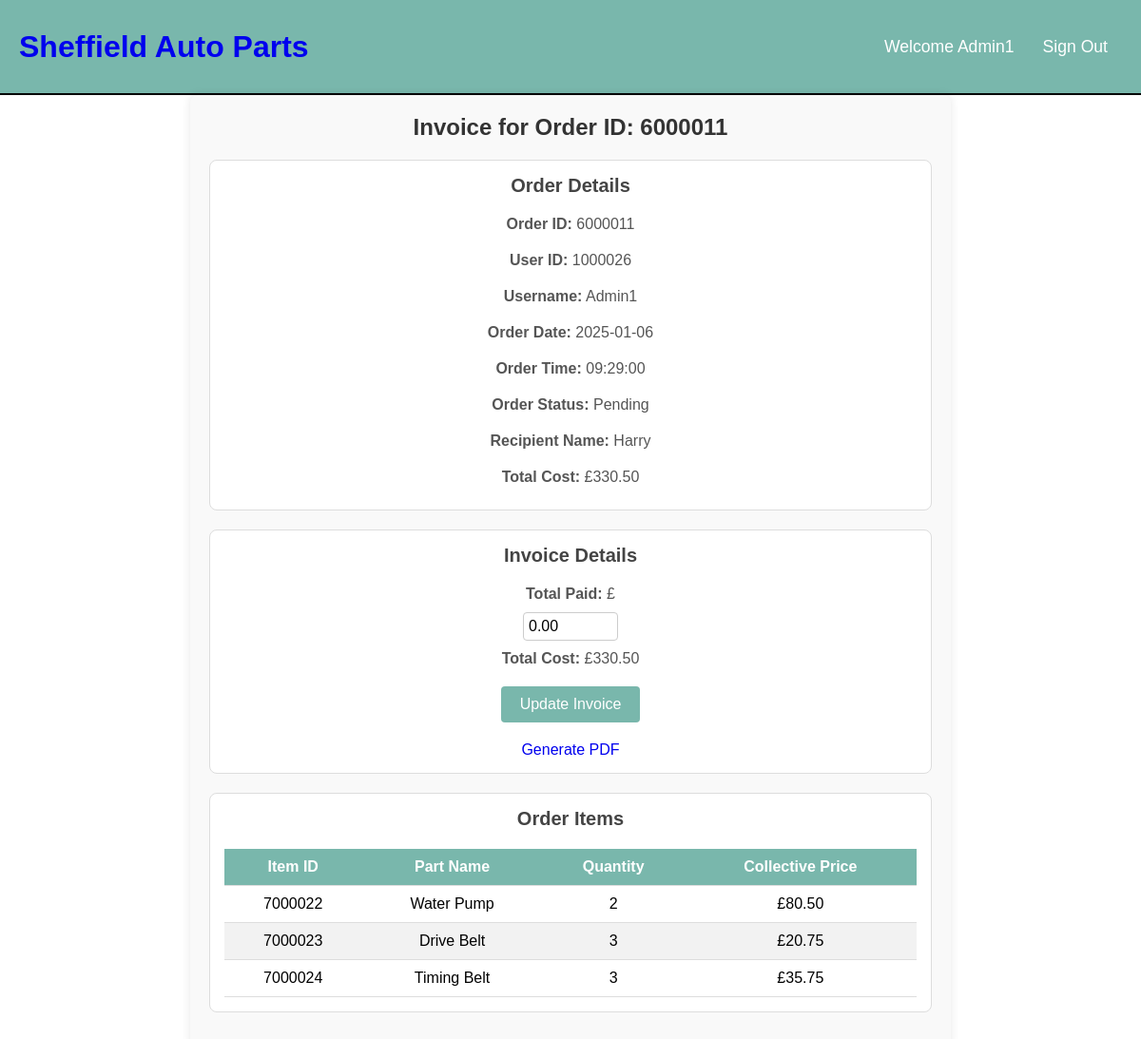
Screenshot of /view_invoice.php?order_id=6000011 (signed in) with the database file from the repository.
### tables this page shows
CREATE TABLE `users` (
  `user_id` int(11) NOT NULL,
  `username` varchar(50) NOT NULL,
  `password` varchar(255) NOT NULL,
  `email` varchar(99) NOT NULL,
  `role` varchar(20) NOT NULL,
  `active` tinyint(1) DEFAULT 1
);

CREATE TABLE `orders` (
  `order_id` int(11) NOT NULL,
  `order_date` date NOT NULL,
  `order_time` time NOT NULL,
  `order_status` varchar(20) NOT NULL,
  `recipient_name` varchar(255) DEFAULT NULL,
  `total_cost` decimal(10,2) NOT NULL,
  `user_id` int(11) NOT NULL
);

CREATE TABLE `invoices` (
  `invoice_id` int(11) NOT NULL,
  `order_id` int(11) NOT NULL,
  `invoice_date` date NOT NULL,
  `invoice_time` time NOT NULL,
  `total_due` decimal(10,2) NOT NULL,
  `status` tinyint(1) NOT NULL,
  `total_paid` decimal(10,2) NOT NULL DEFAULT 0.00
);

CREATE TABLE `order_items` (
  `order_item_id` int(11) NOT NULL,
  `order_id` int(11) NOT NULL,
  `part_id` int(11) NOT NULL,
  `order_quantity` int(11) NOT NULL,
  `order_price` decimal(10,2) NOT NULL
);

CREATE TABLE `parts` (
  `part_id` int(11) NOT NULL,
  `part_name` varchar(100) NOT NULL,
  `description` varchar(255) NOT NULL,
  `genre` varchar(30) NOT NULL,
  `manufacturer` varchar(100) NOT NULL,
  `unit_price` decimal(10,2) NOT NULL,
  `quantity_in_stock` int(11) NOT NULL,
  `reorder_level` int(11) NOT NULL,
  `supplier_id` int(11) NOT NULL,
  `branch_id` int(11) DEFAULT NULL
);

### include/functions.php (called while the page is built, shortened)
<?php
function check_login($con){
  if(isset($_SESSION['user_id'])){
    $users_id = $_SESSION['user_id'];
    $check_login_query = "SELECT * FROM users WHERE user_id = '$users_id'";
    $logged_in_result = mysqli_query($con,$check_login_query);
    if($logged_in_result && mysqli_num_rows($logged_in_result) === 1){
      $user_data = mysqli_fetch_assoc($logged_in_result);
      return $user_data;
    }
  }
}
?>

### include/init.php (called while the page is built, shortened)
<?php
include('include/connection.php');
include('include/functions.php');
$user_data = check_login($con);
?>

### view_invoice.php (the view, shortened to what this page needs)
<?php
include('include/init.php');
$order_id = isset($_GET['order_id']) ? intval($_GET['order_id']) : 0;
$order_sql = "SELECT
                orders.order_id,
                orders.user_id,
                orders.order_date,
                orders.order_time,
                orders.total_cost,
                orders.order_status,
                orders.recipient_name,
                users.username
              FROM
                orders
              LEFT JOIN
                users
              ON
                orders.user_id = users.user_id
              WHERE
                orders.order_id = ?";
$order_stmt = $con->prepare($order_sql);
$order_stmt->bind_param('i', $order_id);
$order_stmt->execute();
$order_result = $order_stmt->get_result();
$order = $order_result->fetch_assoc();
$invoice_sql = "SELECT * FROM invoices WHERE order_id = ?";
$invoice_stmt = $con->prepare($invoice_sql);
$invoice_stmt->bind_param('i', $order_id);
$invoice_stmt->execute();
$invoice_result = $invoice_stmt->get_result();
$invoice = $invoice_result->fetch_assoc();
?>
<!DOCTYPE html>
<html lang="en">
<head>
    <link rel="stylesheet" href="style/invoice.css">
</head>
<body>
    <?php include('include/header.php'); ?>
    <div class="page-container">
        <h2 class="page-title">Invoice for Order ID: <?php echo htmlspecialchars($order['order_id']); ?></h2>
        <div class="order-details">
            <h3>Order Details</h3>
            <p><strong>Order ID:</strong> <?php echo htmlspecialchars($order['order_id']); ?></p>
            <p><strong>User ID:</strong> <?php echo htmlspecialchars($order['user_id']); ?></p>
            <p><strong>Username:</strong> <?php echo htmlspecialchars($order['username']); ?></p>
            <p><strong>Order Date:</strong> <?php echo htmlspecialchars($order['order_date']); ?></p>
            <p><strong>Order Time:</strong> <?php echo htmlspecialchars($order['order_time']); ?></p>
            <p><strong>Order Status:</strong> <?php echo htmlspecialchars($order['order_status']); ?></p>
            <p><strong>Recipient Name:</strong> <?php echo htmlspecialchars($order['recipient_name']); ?></p>
            <p><strong>Total Cost:</strong> £<span id="total_cost"><?php echo number_format($order['total_cost'], 2, '.', ','); ?></span></p>
        </div>
        <div class="invoice-details">
            <h3>Invoice Details</h3>
            <form id="invoice-form" method="POST">
                <p><strong>Total Paid:</strong> £<input type="number" step="0.01" name="total_paid" id="total_paid" value="<?php echo htmlspecialchars($invoice['total_paid']); ?>" required></p>
                <p><strong>Total Cost:</strong> £<?php echo number_format($order['total_cost'], 2, '.', ','); ?></p>
                <button type="submit" name="update_invoice">Update Invoice</button>
            </form>
            <a href="generate_invoice_pdf.php?order_id=<?php echo htmlspecialchars($order['order_id']); ?>" class="pdf-btn">Generate PDF</a>
        </div>
        <div class="order-items">
            <h3>Order Items</h3>
            <table class="inventory-list">
                <thead>
                    <tr>
                        <th>Item ID</th>
                        <th>Part Name</th>
                        <th>Quantity</th>
                        <th>Collective Price</th>
                    </tr>
                </thead>
                <tbody>
                    <?php
                    $items_sql = "SELECT
                                    order_items.order_item_id,
                                    parts.part_name,
                                    order_items.order_quantity,
                                    order_items.order_price
                                  FROM
                                    order_items
                                  LEFT JOIN
                                    parts
                                  ON
                                    order_items.part_id = parts.part_id
                                  WHERE
                                    order_items.order_id = ?";
                    $items_stmt = $con->prepare($items_sql);
                    $items_stmt->bind_param('i', $order_id);
                    $items_stmt->execute();
                    $items_result = $items_stmt->get_result();
                    if ($items_result->num_rows > 0) {
                        while ($item = $items_result->fetch_assoc()) {
                            echo "<tr>";
                            echo "<td>" . htmlspecialchars($item['order_item_id'] ?? '') . "</td>";
                            echo "<td>" . htmlspecialchars($item['part_name'] ?? '') . "</td>";
                            echo "<td>" . htmlspecialchars($item['order_quantity'] ?? '') . "</td>";
                            echo "<td>£" . number_format($item['order_price'] ?? 0, 2, '.', ',') . "</td>";
                            echo "</tr>";
                        }
                    } else {
                        echo "<tr><td colspan='5'>No items found for this order.</td></tr>";
                    }
                    ?>
                </tbody>
            </table>
        </div>
    </div>
</body>
</html>

### include/header.php
<link rel="stylesheet" href="style/header.css">
<header>
  <div class="logo">
  <h1 class="logo-text">
    <a href="home.php">
      <span>Sheffield</span> Auto Parts
    </a>
  </h1>
</div>
<ul class="navbar">
  <li><a href="home.php">Welcome <?php echo htmlspecialchars($user_data['username']); ?></a></li>
  <li><a href="logout.php">Sign Out</a></li>
</ul>
</header>

### style/invoice.css (style rules this page uses)
* { font-family:'Poppins', sans-serif; margin:0; padding:0; box-sizing: border-box; text-decoration: none; }
.page-container { max-width: 800px; margin: 0 auto; padding: 20px; background-color: #f9f9f9; border-radius: 8px; box-shadow: 0 0 10px rgba(0, 0, 0, 0.1); display: flex; flex-direction: column; align-items: center; }
.page-title { font-size: 24px; font-weight: bold; margin-bottom: 20px; color: #333; text-align: center; }
.order-details, .invoice-details, .order-items { width: 100%; margin-bottom: 20px; padding: 15px; background-color: #fff; border: 1px solid #ddd; border-radius: 8px; display: flex; flex-direction: column; align-items: center; }
.order-details h3, .invoice-details h3, .order-items h3 { font-size: 20px; font-weight: bold; margin-bottom: 10px; color: #444; text-align: center; }
.order-details p, .invoice-details p { font-size: 16px; margin: 10px 0; color: #555; text-align: center; }
.invoice-details input[type="number"] { width: 100px; padding: 5px; font-size: 16px; border: 1px solid #ccc; border-radius: 4px; display: block; margin: 10px auto; }
.invoice-details button { padding: 10px 20px; font-size: 16px; color: #fff; background-color: #79B7AC; border: none; border-radius: 4px; cursor: pointer; transition: background-color 0.3s ease; display: block; margin: 20px auto; }
.inventory-list { width: 100%; border-collapse: collapse; margin-top: 10px; }
.inventory-list th, .inventory-list td { padding: 10px; text-align: center; border-bottom: 1px solid #ddd; }
.inventory-list th { background-color: #79B7AC; color: #fff; font-weight: bold; }
.inventory-list tr:nth-child(even) { background-color: #f2f2f2; }

### style/header.css (style rules this page uses)
header { background: #79B7AC; height: 100px; display: flex; justify-content: space-between; align-items: center; border-bottom: 2px solid black; color: white; padding: 0 20px; }
header .logo { max-height: 80px; display: flex; align-items: center; color: white; }
header .navbar { display: flex; align-items: center; }
header ul { margin: 20; padding: 20; list-style: none; display: flex; color: white; }
header ul li { position: relative; }
header ul li a { display: block; padding: 20px 15px; font-size: 1.1em; color: white; text-decoration: none; border-radius: 4px; }

### rows the page displays
users: username "Admin1"
orders: order_id "6000011", user "1000026", user.username "Admin1", order_date "2025-01-06", order_time "09:29:00", order_status "Pending", recipient_name "Harry", total_cost "330.50"
invoices: total_paid "0.00"
order_items: order_item_id "7000022", part.part_name "Water Pump", order_quantity "2", order_price "80.50"
order_items: order_item_id "7000023", part.part_name "Drive Belt", order_quantity "3", order_price "20.75"
order_items: order_item_id "7000024", part.part_name "Timing Belt", order_quantity "3", order_price "35.75"
